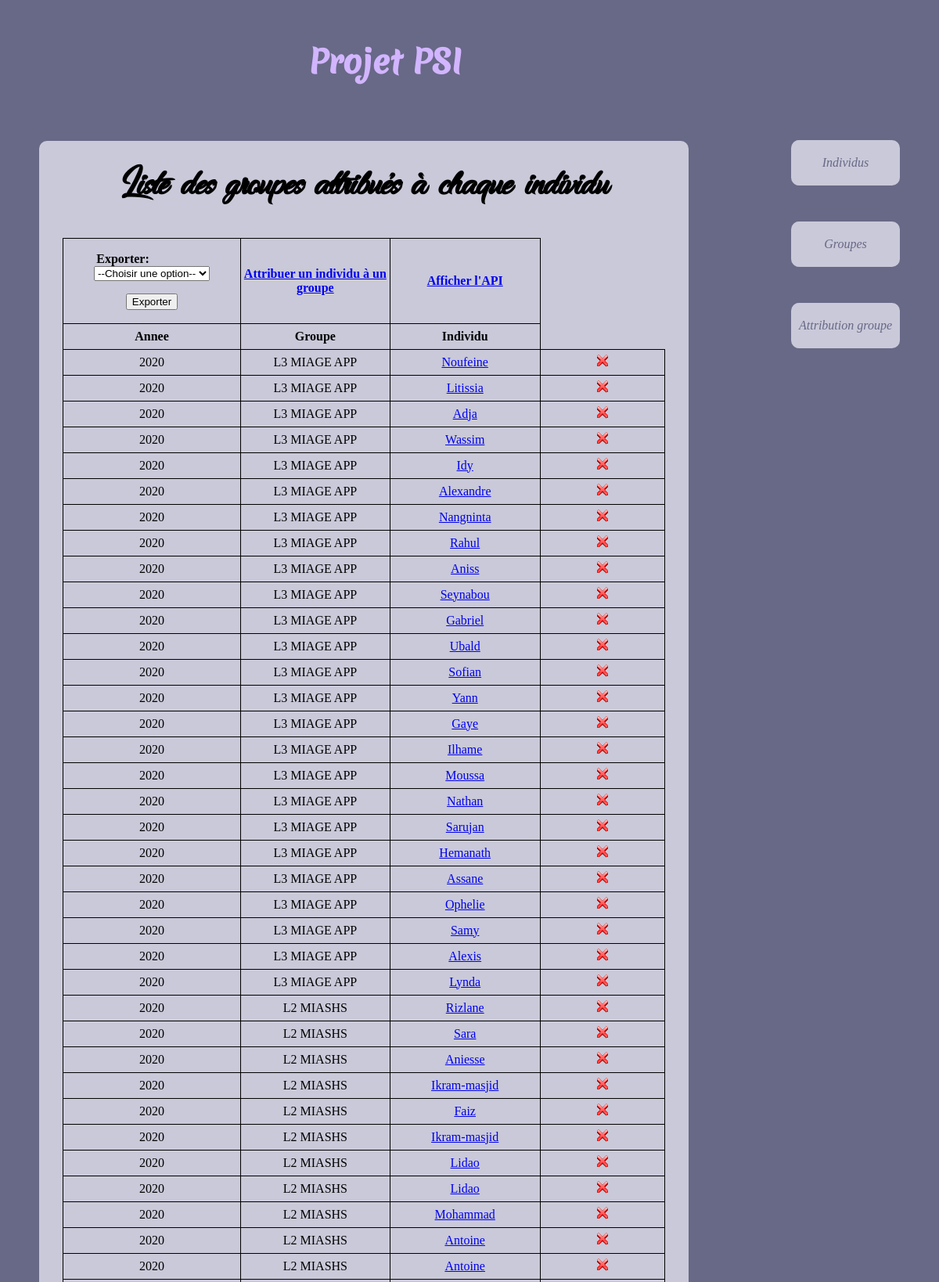
/?controller=list&action=appartenir (upper part), run on the app's committed database.
### tables this page shows
CREATE TABLE `Appartenir` (
  `id_annee` int(11) NOT NULL,
  `id_groupe` int(11) NOT NULL,
  `id_individu` int(11) NOT NULL
);

CREATE TABLE `GROUPE` (
  `id_groupe` int(11) NOT NULL,
  `libelle` varchar(70) NOT NULL
);

CREATE TABLE `Individu` (
  `id_individu` int(11) NOT NULL,
  `Nom` varchar(70) NOT NULL,
  `Prenom` varchar(70) NOT NULL,
  `email` varchar(140) NOT NULL,
  `num` int(50) NOT NULL,
  `id_annuaire` int(50) DEFAULT NULL,
  `id_statut` int(11) DEFAULT NULL
);

### Views/view_appartenir.php (called while the page is built)
<?php
require_once 'view_begin.php';
require_once 'view_list_appartenir.php';
?>

### Controllers/Controller_list.php (called while the page is built, shortened)
<?php
class Controller_list extends Controller{
	public function action_appartenir(){
		$m = Model::get_model();
		$data =['tab' => $m->get_last_appartenir(), 'taille' => $m->get_nb_appartenir()];
		$this->render('appartenir',$data);
	}
}
?>

### Models/Model.php (called while the page is built, shortened)
<?php
class Model{
	private $db;
	private static $instance = null;
	private function __construct() {
		try {
			$this->db = new PDO('mysql:host=localhost;dbname=PSI', 'root', 'root');
			$this->db->query('SET NAMES utf8');
			$this->db->setAttribute(PDO::ATTR_ERRMODE, PDO::ERRMODE_EXCEPTION);
		}
		catch (PDOException $e) {
			die ('Echec connexion, erreur n°'. $e->getCode() . ':' . $e->getMessage());
		}
	}
	public static function get_model(){
		if (is_null(self::$instance))
		self::$instance = new Model();
		return self::$instance;
	}
	public function get_last_appartenir(){
        $requete = $this->db->prepare("SELECT * from appartenir a, individu i, groupe g  where a.id_individu = i.id_individu and a.id_groupe = g.id_groupe ");
        $requete->execute();
        return $requete->fetchAll(PDO::FETCH_ASSOC);
    }
	public function get_nb_appartenir()
	{
		$requete = $this->db->prepare("SELECT COUNT(*) FROM appartenir");
		$requete->execute();
		$tab = $requete->fetch(PDO::FETCH_NUM);
		return $tab[0];
	}
}
?>

### Utils/functions.php (called while the page is built)
<?php
function e($message){
	return htmlspecialchars($message, ENT_QUOTES);
}

### Views/view_list_appartenir.php (the view, shortened to what this page needs)
<?php
require_once 'view_begin.php';
?>
<main>
<table>
	<h1> Liste des groupes attribués à chaque individu </h1>
	<tr><td>
	    <div class="col-md-12 head">
	    	<form action = "?controller=list&action=export_Groupe" method="post">
				<p>
					<label for="id_groupe"><STRONG>Exporter:</STRONG></label>
					<select name="id_groupe" onchange="document.getElementsByTagName('form').submit();">
					    <option value="">--Choisir une option--</option>
					</select>
				<p> <input type="submit" value="Exporter" /> </p>
			</form>
	    </div></td>
	    <td><STRONG><a href="?controller=set&action=form_add_appartenir"> Attribuer un individu à un groupe</a></STRONG></td>
	    <td>
			<STRONG><a href="?controller=list&action=api" target='_blank'>Afficher l'API</a></STRONG>
		</td></tr>
	<tr>
		<td>
			<STRONG>Annee</STRONG>
		</td>
		<td>
			<STRONG>Groupe</STRONG>
		</td>
		<td>
			<STRONG>Individu</STRONG>
		</td>
	</tr>
	<?php foreach($tab as $value): ?>
		<tr>
			<td>
				<?= e($value['id_annee']) ?></a>
			</td>
			<td>
                <?= e($value['libelle']) ?></a>
            </td>
            <td>
                <a href="?controller=list&action=informations&id_individu=<?= $value['id_individu'] ?>"><?= e($value['Prenom']) ?></a>
            </td>
			<td>
				<a href="?controller=set&action=remove_individu_groupe&id_individu=<?= $value["id_individu"] ?>"><img src="Content/img/remove-icon.png" alt="" class="icone"/></a>
			</td>
		</tr>
	<?php endforeach; ?>
</table>
</main>
</body>
</html>

### Content/css/nobel.css (style rules this page uses)
body { width : 70%; background-color : #686887; margin:auto; overflow-y: scroll ; position: relative; }
main { width : 70%; margin-left : 150px; margin-right: 100px; background-color : #C9C9D9; border-radius : 10px; padding : 30px; position: relative; }
h1 { font-family: "dancing_in_the_rainbow"; font-size: 3.5em; text-align: center; margin-top: 0px; }
label { display : block; width : 150px; }
table { border-collapse : collapse; margin : auto; }
td,th { border : 1px solid black; width : 300px; height : 30px; text-align : center; }
img.icone { width: 16px; }
@media screen and (min-width: 1100px) and (max-width: 1400px) { body { width : 1100px; } }
@media screen and (min-width: 1100px) and (max-width: 1400px) { main, header { margin-left : 0px; } }

### data on the page
appartenir: id_annee "2020", id_groupe.libelle "L3 MIAGE APP", id_individu.Prenom "Noufeine"
appartenir: id_annee "2020", id_groupe.libelle "L3 MIAGE APP", id_individu.Prenom "Litissia"
appartenir: id_annee "2020", id_groupe.libelle "L3 MIAGE APP", id_individu.Prenom "Adja"
appartenir: id_annee "2020", id_groupe.libelle "L3 MIAGE APP", id_individu.Prenom "Wassim"
appartenir: id_annee "2020", id_groupe.libelle "L3 MIAGE APP", id_individu.Prenom "Idy"
appartenir: id_annee "2020", id_groupe.libelle "L3 MIAGE APP", id_individu.Prenom "Alexandre"
appartenir: id_annee "2020", id_groupe.libelle "L3 MIAGE APP", id_individu.Prenom "Nangninta"
appartenir: id_annee "2020", id_groupe.libelle "L3 MIAGE APP", id_individu.Prenom "Rahul"
appartenir: id_annee "2020", id_groupe.libelle "L3 MIAGE APP", id_individu.Prenom "Aniss"
appartenir: id_annee "2020", id_groupe.libelle "L3 MIAGE APP", id_individu.Prenom "Seynabou"
appartenir: id_annee "2020", id_groupe.libelle "L3 MIAGE APP", id_individu.Prenom "Gabriel"
appartenir: id_annee "2020", id_groupe.libelle "L3 MIAGE APP", id_individu.Prenom "Ubald"
appartenir: id_annee "2020", id_groupe.libelle "L3 MIAGE APP", id_individu.Prenom "Sofian"
appartenir: id_annee "2020", id_groupe.libelle "L3 MIAGE APP", id_individu.Prenom "Yann"
appartenir: id_annee "2020", id_groupe.libelle "L3 MIAGE APP", id_individu.Prenom "Gaye"
appartenir: id_annee "2020", id_groupe.libelle "L3 MIAGE APP", id_individu.Prenom "Ilhame"
appartenir: id_annee "2020", id_groupe.libelle "L3 MIAGE APP", id_individu.Prenom "Moussa"
appartenir: id_annee "2020", id_groupe.libelle "L3 MIAGE APP", id_individu.Prenom "Nathan"
appartenir: id_annee "2020", id_groupe.libelle "L3 MIAGE APP", id_individu.Prenom "Sarujan"
appartenir: id_annee "2020", id_groupe.libelle "L3 MIAGE APP", id_individu.Prenom "Hemanath"
appartenir: id_annee "2020", id_groupe.libelle "L3 MIAGE APP", id_individu.Prenom "Assane"
appartenir: id_annee "2020", id_groupe.libelle "L3 MIAGE APP", id_individu.Prenom "Ophelie"
appartenir: id_annee "2020", id_groupe.libelle "L3 MIAGE APP", id_individu.Prenom "Samy"
appartenir: id_annee "2020", id_groupe.libelle "L3 MIAGE APP", id_individu.Prenom "Alexis"
appartenir: id_annee "2020", id_groupe.libelle "L3 MIAGE APP", id_individu.Prenom "Lynda"
appartenir: id_annee "2020", id_groupe.libelle "L2 MIASHS", id_individu.Prenom "Rizlane"
appartenir: id_annee "2020", id_groupe.libelle "L2 MIASHS", id_individu.Prenom "Sara"
appartenir: id_annee "2020", id_groupe.libelle "L2 MIASHS", id_individu.Prenom "Aniesse"
appartenir: id_annee "2020", id_groupe.libelle "L2 MIASHS", id_individu.Prenom "Ikram-masjid"
appartenir: id_annee "2020", id_groupe.libelle "L2 MIASHS", id_individu.Prenom "Faiz"
appartenir: id_annee "2020", id_groupe.libelle "L2 MIASHS", id_individu.Prenom "Ikram-masjid"
appartenir: id_annee "2020", id_groupe.libelle "L2 MIASHS", id_individu.Prenom "Lidao"
appartenir: id_annee "2020", id_groupe.libelle "L2 MIASHS", id_individu.Prenom "Lidao"
appartenir: id_annee "2020", id_groupe.libelle "L2 MIASHS", id_individu.Prenom "Mohammad"
appartenir: id_annee "2020", id_groupe.libelle "L2 MIASHS", id_individu.Prenom "Antoine"
appartenir: id_annee "2020", id_groupe.libelle "L2 MIASHS", id_individu.Prenom "Antoine"
